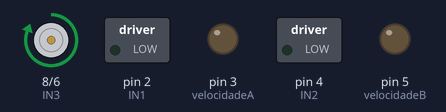
A sketch run on a simulated Arduino Uno, built with avr-gcc and run on an emulated ATmega328P. Shown: motor-driver pin pairs drawn as motors (green arrow = first pin HIGH = forward, orange = second pin HIGH = backward, longer = more drive), switched loads named in the sketch (green lamp = pin HIGH), output pins drawn as LEDs (lit = HIGH).

Above: at 0.05 s.
At 1.2 s:
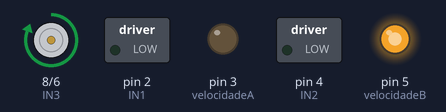
At 2.4 s:
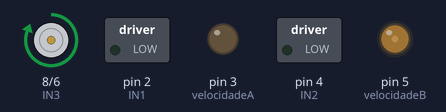
At 5.2 s:
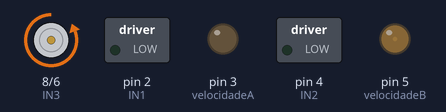
Timing chart, 0 to 6.8 s (numbered marks = the images above):
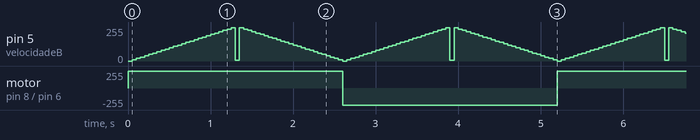

The sketch:

L298n.ino
```cpp
int IN1 = 2 ;
int IN2 = 4 ;
int velocidadeA = 3;

//motor_B
int IN3 = 8 ;
int IN4 = 6 ;
int velocidadeB = 5;

//variavel auxiliar
int velocidade = 0;

//Inicializa Pinos
void setup(){
  pinMode(IN1,OUTPUT);
  pinMode(IN2,OUTPUT);
  pinMode(IN3,OUTPUT);
  pinMode(IN4,OUTPUT);
  pinMode(velocidadeA,OUTPUT);
  pinMode(velocidadeB,OUTPUT);
}

void loop(){
  /*Exemplo de variacao de velocidade no motor B*/
  //Sentido 2
  digitalWrite(IN3,HIGH);
  digitalWrite(IN4,LOW);
  //analogWrite(velocidadeB, 255);


  //velocidade de 0 a 255
 while (velocidade < 255){
  analogWrite(velocidadeB,velocidade);
  velocidade = velocidade + 10;
  delay(50);
  }
  //velocidade de 255 a 0
  while (velocidade > 0){
  analogWrite(velocidadeB,velocidade);
  velocidade = velocidade - 10;
  delay(50);
}
  digitalWrite(IN3,0);
  digitalWrite(IN4,1);
  while (velocidade < 255){
  analogWrite(velocidadeB,velocidade);
  velocidade = velocidade + 10;
  delay(50);
  }
  //velocidade de 255 a 0
  while (velocidade > 0){
  analogWrite(velocidadeB,velocidade);
  velocidade = velocidade - 10;
  delay(50);
}

}
```

Measured:
- by itself, pin 5 (velocidadeB): moves between 0/255 and 250/255, repeating every 2.6 s
- by itself, motor on pin 8 (IN3) / pin 6 (IN4): alternates forward 255/255 for 2.6 s and backward 255/255 for 2.6 s
